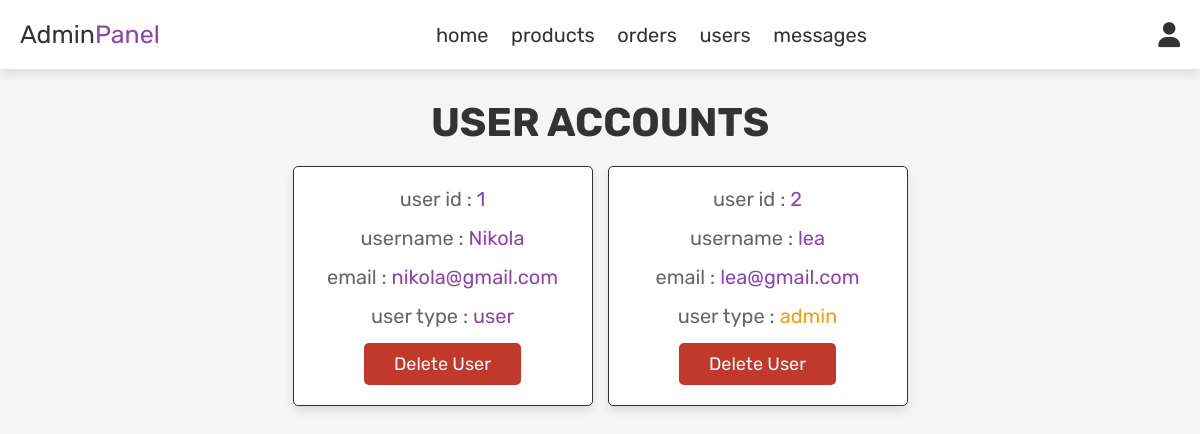
Screenshot of /admin_users.php (signed in) with the database file from the repository.
### tables this page shows
CREATE TABLE `users` (
  `id` int(100) NOT NULL,
  `name` varchar(100) NOT NULL,
  `email` varchar(100) NOT NULL,
  `password` varchar(100) NOT NULL,
  `user_type` varchar(20) NOT NULL DEFAULT 'user'
);

### admin_users.php (the view, shortened to what this page needs)
<?php
include 'config.php';
?>
<!DOCTYPE html>
<html lang="en">
<head>
   <link rel="stylesheet" href="https://cdnjs.cloudflare.com/ajax/libs/font-awesome/6.0.0/css/all.min.css">
   <link rel="stylesheet" href="css/admin_style.css">
</head>
<body>
<?php include 'admin_header.php'; ?>
<section class="users">
   <h1 class="title"> user accounts </h1>
   <div class="box-container">
      <?php
         $select_users = mysqli_query($conn, "SELECT * FROM `users`") or die('query failed');
         while($fetch_users = mysqli_fetch_assoc($select_users)){
      ?>
      <div class="box">
         <p> user id : <span><?php echo $fetch_users['id']; ?></span> </p>
         <p> username : <span><?php echo $fetch_users['name']; ?></span> </p>
         <p> email : <span><?php echo $fetch_users['email']; ?></span> </p>
         <p> user type : <span style="color:<?php if($fetch_users['user_type'] == 'admin'){ echo 'var(--orange)'; } ?>"><?php echo $fetch_users['user_type']; ?></span> </p>
         <a href="admin_users.php?delete=<?php echo $fetch_users['id']; ?>" onclick="return confirm('delete this user?');" class="delete-btn">delete user</a>
      </div>
      <?php
         };
      ?>
   </div>
</section>
</body>
</html>

### css/admin_style.css (style rules this page uses)
:root { --purple:#8e44ad; --red:#c0392b; --orange:#f39c12; --black:#333; --white:#fff; --light-color:#666; --light-white:#ccc; --light-bg:#f5f5f5; --border:.1rem solid var(--black); --box-shadow:0 .5rem 1rem rgba(0,0,0,.1); }
* { font-family: 'Rubik', sans-serif; margin:0; padding:0; box-sizing: border-box; outline: none; border:none; text-decoration: none; transition:all .2s linear; }
html { font-size: 62.5%; overflow-x: hidden; }
body { background-color: var(--light-bg); }
section { padding:3rem 2rem; }
.title { text-align: center; margin-bottom: 2rem; text-transform: uppercase; color:var(--black); font-size: 4rem; }
.btn, .option-btn, .delete-btn, .white-btn { display: inline-block; margin-top: 1rem; padding:1rem 3rem; cursor: pointer; color:var(--white); font-size: 1.8rem; border-radius: .5rem; text-transform: capitalize; }
.delete-btn { background-color: var(--red); }
.users .box-container { display: grid; grid-template-columns: repeat(auto-fit, 30rem); justify-content: center; gap:1.5rem; max-width: 1200px; margin:0 auto; align-items: flex-start; }
.users .box-container .box { background-color: var(--white); padding:2rem; border:var(--border); box-shadow: var(--box-shadow); border-radius: .5rem; text-align: center; }
.users .box-container .box p { padding-bottom: 1.5rem; font-size: 2rem; color:var(--light-color); }
.users .box-container .box p span { color:var(--purple); }
.users .box-container .box .delete-btn { margin-top: 0; }

### rows the page displays
users: id "1", name "Nikola", email "nikola@gmail.com", user_type "user"
users: id "2", name "lea", email "lea@gmail.com", user_type "admin"
